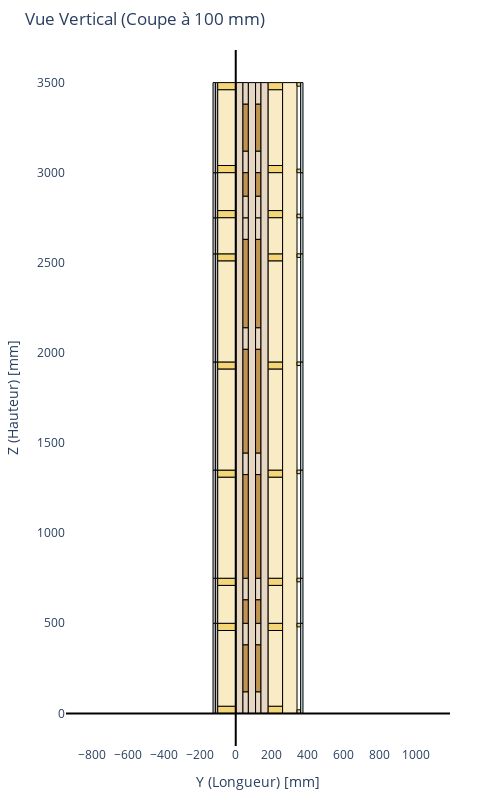

The notebook cell this image was saved under:
### Code cell
fig = fig_section_view(buildup, view_type='vertical', cut_pos=None)
fig.show()

### Figure 1 — Plotly figure (JSON) as saved in the notebook; plotly's stock layout.template omitted (floating-point values rounded to 4 significant figures)
{"data": [{"marker": {"opacity": 0}, "mode": "markers", "type": "scatter", "x": [-176, 423], "y": [-50, 3550]}], "layout": {"height": 800, "margin": {"b": 50, "l": 50, "r": 50, "t": 50}, "plot_bgcolor": "white", "shapes": [{"fillcolor": "#E6D6C2", "layer": "below", "line": {"color": "black", "width": 1}, "opacity": 1, "type": "rect", "x0": 0, "x1": 40, "y0": 0, "y1": 3500}, {"fillcolor": "#E6D6C2", "layer": "below", "line": {"color": "black", "width": 1}, "opacity": 1, "type": "rect", "x0": 40, "x1": 70, "y0": 0, "y1": 120}, {"fillcolor": "#E6D6C2", "layer": "below", "line": {"color": "black", "width": 1}, "opacity": 1, "type": "rect", "x0": 40, "x1": 70, "y0": 380, "y1": 500}, {"fillcolor": "#E6D6C2", "layer": "below", "line": {"color": "black", "width": 1}, "opacity": 1, "type": "rect", "x0": 40, "x1": 70, "y0": 630, "y1": 750}, {"fillcolor": "#E6D6C2", "layer": "below", "line": {"color": "black", "width": 1}, "opacity": 1, "type": "rect", "x0": 40, "x1": 70, "y0": 1325, "y1": 1445}, {"fillcolor": "#E6D6C2", "layer": "below", "line": {"color": "black", "width": 1}, "opacity": 1, "type": "rect", "x0": 40, "x1": 70, "y0": 2020, "y1": 2140}, {"fillcolor": "#E6D6C2", "layer": "below", "line": {"color": "black", "width": 1}, "opacity": 1, "type": "rect", "x0": 40, "x1": 70, "y0": 2630, "y1": 2750}, {"fillcolor": "#E6D6C2", "layer": "below", "line": {"color": "black", "width": 1}, "opacity": 1, "type": "rect", "x0": 40, "x1": 70, "y0": 2750, "y1": 2870}, {"fillcolor": "#E6D6C2", "layer": "below", "line": {"color": "black", "width": 1}, "opacity": 1, "type": "rect", "x0": 40, "x1": 70, "y0": 3000, "y1": 3120}, {"fillcolor": "#E6D6C2", "layer": "below", "line": {"color": "black", "width": 1}, "opacity": 1, "type": "rect", "x0": 40, "x1": 70, "y0": 3380, "y1": 3500}, {"fillcolor": "#C29453", "layer": "below", "line": {"color": "black", "width": 1}, "opacity": 1, "type": "rect", "x0": 40, "x1": 70, "y0": 120, "y1": 380}, {"fillcolor": "#C29453", "layer": "below", "line": {"color": "black", "width": 1}, "opacity": 1, "type": "rect", "x0": 40, "x1": 70, "y0": 500, "y1": 630}, {"fillcolor": "#C29453", "layer": "below", "line": {"color": "black", "width": 1}, "opacity": 1, "type": "rect", "x0": 40, "x1": 70, "y0": 750, "y1": 1325}, {"fillcolor": "#C29453", "layer": "below", "line": {"color": "black", "width": 1}, "opacity": 1, "type": "rect", "x0": 40, "x1": 70, "y0": 1445, "y1": 2020}, {"fillcolor": "#C29453", "layer": "below", "line": {"color": "black", "width": 1}, "opacity": 1, "type": "rect", "x0": 40, "x1": 70, "y0": 2140, "y1": 2630}, {"fillcolor": "#C29453", "layer": "below", "line": {"color": "black", "width": 1}, "opacity": 1, "type": "rect", "x0": 40, "x1": 70, "y0": 2870, "y1": 3000}, {"fillcolor": "#C29453", "layer": "below", "line": {"color": "black", "width": 1}, "opacity": 1, "type": "rect", "x0": 40, "x1": 70, "y0": 3120, "y1": 3380}, {"fillcolor": "#E6D6C2", "layer": "below", "line": {"color": "black", "width": 1}, "opacity": 1, "type": "rect", "x0": 70, "x1": 110, "y0": 0, "y1": 3500}, {"fillcolor": "#E6D6C2", "layer": "below", "line": {"color": "black", "width": 1}, "opacity": 1, "type": "rect", "x0": 110, "x1": 140, "y0": 0, "y1": 120}, {"fillcolor": "#E6D6C2", "layer": "below", "line": {"color": "black", "width": 1}, "opacity": 1, "type": "rect", "x0": 110, "x1": 140, "y0": 380, "y1": 500}, {"fillcolor": "#E6D6C2", "layer": "below", "line": {"color": "black", "width": 1}, "opacity": 1, "type": "rect", "x0": 110, "x1": 140, "y0": 630, "y1": 750}, {"fillcolor": "#E6D6C2", "layer": "below", "line": {"color": "black", "width": 1}, "opacity": 1, "type": "rect", "x0": 110, "x1": 140, "y0": 1325, "y1": 1445}, {"fillcolor": "#E6D6C2", "layer": "below", "line": {"color": "black", "width": 1}, "opacity": 1, "type": "rect", "x0": 110, "x1": 140, "y0": 2020, "y1": 2140}, {"fillcolor": "#E6D6C2", "layer": "below", "line": {"color": "black", "width": 1}, "opacity": 1, "type": "rect", "x0": 110, "x1": 140, "y0": 2630, "y1": 2750}, {"fillcolor": "#E6D6C2", "layer": "below", "line": {"color": "black", "width": 1}, "opacity": 1, "type": "rect", "x0": 110, "x1": 140, "y0": 2750, "y1": 2870}, {"fillcolor": "#E6D6C2", "layer": "below", "line": {"color": "black", "width": 1}, "opacity": 1, "type": "rect", "x0": 110, "x1": 140, "y0": 3000, "y1": 3120}, {"fillcolor": "#E6D6C2", "layer": "below", "line": {"color": "black", "width": 1}, "opacity": 1, "type": "rect", "x0": 110, "x1": 140, "y0": 3380, "y1": 3500}, {"fillcolor": "#C29453", "layer": "below", "line": {"color": "black", "width": 1}, "opacity": 1, "type": "rect", "x0": 110, "x1": 140, "y0": 120, "y1": 380}, {"fillcolor": "#C29453", "layer": "below", "line": {"color": "black", "width": 1}, "opacity": 1, "type": "rect", "x0": 110, "x1": 140, "y0": 500, "y1": 630}, {"fillcolor": "#C29453", "layer": "below", "line": {"color": "black", "width": 1}, "opacity": 1, "type": "rect", "x0": 110, "x1": 140, "y0": 750, "y1": 1325}, {"fillcolor": "#C29453", "layer": "below", "line": {"color": "black", "width": 1}, "opacity": 1, "type": "rect", "x0": 110, "x1": 140, "y0": 1445, "y1": 2020}, {"fillcolor": "#C29453", "layer": "below", "line": {"color": "black", "width": 1}, "opacity": 1, "type": "rect", "x0": 110, "x1": 140, "y0": 2140, "y1": 2630}, {"fillcolor": "#C29453", "layer": "below", "line": {"color": "black", "width": 1}, "opacity": 1, "type": "rect", "x0": 110, "x1": 140, "y0": 2870, "y1": 3000}, {"fillcolor": "#C29453", "layer": "below", "line": {"color": "black", "width": 1}, "opacity": 1, "type": "rect", "x0": 110, "x1": 140, "y0": 3120, "y1": 3380}, {"fillcolor": "#E6D6C2", "layer": "below", "line": {"color": "black", "width": 1}, "opacity": 1, "type": "rect", "x0": 140, "x1": 180, "y0": 0, "y1": 3500}, {"fillcolor": "#C0C0C0", "layer": "below", "line": {"color": "black", "width": 1}, "opacity": 1, "type": "rect", "x0": -113, "x1": -100, "y0": 0, "y1": 500}, {"fillcolor": "#C0C0C0", "layer": "below", "line": {"color": "black", "width": 1}, "opacity": 1, "type": "rect", "x0": -113, "x1": -100, "y0": 500, "y1": 750}, {"fillcolor": "#C0C0C0", "layer": "below", "line": {"color": "black", "width": 1}, "opacity": 1, "type": "rect", "x0": -113, "x1": -100, "y0": 750, "y1": 1350}, {"fillcolor": "#C0C0C0", "layer": "below", "line": {"color": "black", "width": 1}, "opacity": 1, "type": "rect", "x0": -113, "x1": -100, "y0": 1350, "y1": 1950}, {"fillcolor": "#C0C0C0", "layer": "below", "line": {"color": "black", "width": 1}, "opacity": 1, "type": "rect", "x0": -113, "x1": -100, "y0": 1950, "y1": 2550}, {"fillcolor": "#C0C0C0", "layer": "below", "line": {"color": "black", "width": 1}, "opacity": 1, "type": "rect", "x0": -113, "x1": -100, "y0": 2550, "y1": 2750}, {"fillcolor": "#C0C0C0", "layer": "below", "line": {"color": "black", "width": 1}, "opacity": 1, "type": "rect", "x0": -113, "x1": -100, "y0": 2750, "y1": 3000}, {"fillcolor": "#C0C0C0", "layer": "below", "line": {"color": "black", "width": 1}, "opacity": 1, "type": "rect", "x0": -113, "x1": -100, "y0": 3000, "y1": 3500}, {"fillcolor": "#C0C0C0", "layer": "below", "line": {"color": "black", "width": 1}, "opacity": 1, "type": "rect", "x0": -126, "x1": -113, "y0": 0, "y1": 500}, {"fillcolor": "#C0C0C0", "layer": "below", "line": {"color": "black", "width": 1}, "opacity": 1, "type": "rect", "x0": -126, "x1": -113, "y0": 500, "y1": 750}, {"fillcolor": "#C0C0C0", "layer": "below", "line": {"color": "black", "width": 1}, "opacity": 1, "type": "rect", "x0": -126, "x1": -113, "y0": 750, "y1": 1350}, {"fillcolor": "#C0C0C0", "layer": "below", "line": {"color": "black", "width": 1}, "opacity": 1, "type": "rect", "x0": -126, "x1": -113, "y0": 1350, "y1": 1950}, {"fillcolor": "#C0C0C0", "layer": "below", "line": {"color": "black", "width": 1}, "opacity": 1, "type": "rect", "x0": -126, "x1": -113, "y0": 1950, "y1": 2550}, {"fillcolor": "#C0C0C0", "layer": "below", "line": {"color": "black", "width": 1}, "opacity": 1, "type": "rect", "x0": -126, "x1": -113, "y0": 2550, "y1": 2750}, {"fillcolor": "#C0C0C0", "layer": "below", "line": {"color": "black", "width": 1}, "opacity": 1, "type": "rect", "x0": -126, "x1": -113, "y0": 2750, "y1": 3000}, {"fillcolor": "#C0C0C0", "layer": "below", "line": {"color": "black", "width": 1}, "opacity": 1, "type": "rect", "x0": -126, "x1": -113, "y0": 3000, "y1": 3500}, {"fillcolor": "#F4D677", "layer": "below", "line": {"color": "black", "width": 1}, "opacity": 1, "type": "rect", "x0": -100, "x1": 0, "y0": 0, "y1": 40}, {"fillcolor": "#F4D677", "layer": "below", "line": {"color": "black", "width": 1}, "opacity": 1, "type": "rect", "x0": -100, "x1": 0, "y0": 460, "y1": 500}, {"fillcolor": "#F4D677", "layer": "below", "line": {"color": "black", "width": 1}, "opacity": 1, "type": "rect", "x0": -100, "x1": 0, "y0": 710, "y1": 750}, {"fillcolor": "#F4D677", "layer": "below", "line": {"color": "black", "width": 1}, "opacity": 1, "type": "rect", "x0": -100, "x1": 0, "y0": 1310, "y1": 1350}, {"fillcolor": "#F4D677", "layer": "below", "line": {"color": "black", "width": 1}, "opacity": 1, "type": "rect", "x0": -100, "x1": 0, "y0": 1910, "y1": 1950}, {"fillcolor": "#F4D677", "layer": "below", "line": {"color": "black", "width": 1}, "opacity": 1, "type": "rect", "x0": -100, "x1": 0, "y0": 2510, "y1": 2550}, {"fillcolor": "#F4D677", "layer": "below", "line": {"color": "black", "width": 1}, "opacity": 1, "type": "rect", "x0": -100, "x1": 0, "y0": 2750, "y1": 2790}, {"fillcolor": "#F4D677", "layer": "below", "line": {"color": "black", "width": 1}, "opacity": 1, "type": "rect", "x0": -100, "x1": 0, "y0": 3000, "y1": 3040}, {"fillcolor": "#F4D677", "layer": "below", "line": {"color": "black", "width": 1}, "opacity": 1, "type": "rect", "x0": -100, "x1": 0, "y0": 3460, "y1": 3500}, {"fillcolor": "#F9EBC3", "layer": "below", "line": {"color": "black", "width": 1}, "opacity": 1, "type": "rect", "x0": -100, "x1": 0, "y0": 40, "y1": 460}, {"fillcolor": "#F9EBC3", "layer": "below", "line": {"color": "black", "width": 1}, "opacity": 1, "type": "rect", "x0": -100, "x1": 0, "y0": 500, "y1": 710}, {"fillcolor": "#F9EBC3", "layer": "below", "line": {"color": "black", "width": 1}, "opacity": 1, "type": "rect", "x0": -100, "x1": 0, "y0": 750, "y1": 1310}, {"fillcolor": "#F9EBC3", "layer": "below", "line": {"color": "black", "width": 1}, "opacity": 1, "type": "rect", "x0": -100, "x1": 0, "y0": 1350, "y1": 1910}, {"fillcolor": "#F9EBC3", "layer": "below", "line": {"color": "black", "width": 1}, "opacity": 1, "type": "rect", "x0": -100, "x1": 0, "y0": 1950, "y1": 2510}, {"fillcolor": "#F9EBC3", "layer": "below", "line": {"color": "black", "width": 1}, "opacity": 1, "type": "rect", "x0": -100, "x1": 0, "y0": 2550, "y1": 2750}, {"fillcolor": "#F9EBC3", "layer": "below", "line": {"color": "black", "width": 1}, "opacity": 1, "type": "rect", "x0": -100, "x1": 0, "y0": 2790, "y1": 3000}, {"fillcolor": "#F9EBC3", "layer": "below", "line": {"color": "black", "width": 1}, "opacity": 1, "type": "rect", "x0": -100, "x1": 0, "y0": 3040, "y1": 3460}, {"fillcolor": "#F4D677", "layer": "below", "line": {"color": "black", "width": 1}, "opacity": 1, "type": "rect", "x0": 180, "x1": 260, "y0": 0, "y1": 40}, {"fillcolor": "#F4D677", "layer": "below", "line": {"color": "black", "width": 1}, "opacity": 1, "type": "rect", "x0": 180, "x1": 260, "y0": 460, "y1": 500}, {"fillcolor": "#F4D677", "layer": "below", "line": {"color": "black", "width": 1}, "opacity": 1, "type": "rect", "x0": 180, "x1": 260, "y0": 710, "y1": 750}, {"fillcolor": "#F4D677", "layer": "below", "line": {"color": "black", "width": 1}, "opacity": 1, "type": "rect", "x0": 180, "x1": 260, "y0": 1310, "y1": 1350}, {"fillcolor": "#F4D677", "layer": "below", "line": {"color": "black", "width": 1}, "opacity": 1, "type": "rect", "x0": 180, "x1": 260, "y0": 1910, "y1": 1950}, {"fillcolor": "#F4D677", "layer": "below", "line": {"color": "black", "width": 1}, "opacity": 1, "type": "rect", "x0": 180, "x1": 260, "y0": 2510, "y1": 2550}, {"fillcolor": "#F4D677", "layer": "below", "line": {"color": "black", "width": 1}, "opacity": 1, "type": "rect", "x0": 180, "x1": 260, "y0": 2750, "y1": 2790}, {"fillcolor": "#F4D677", "layer": "below", "line": {"color": "black", "width": 1}, "opacity": 1, "type": "rect", "x0": 180, "x1": 260, "y0": 3000, "y1": 3040}, {"fillcolor": "#F4D677", "layer": "below", "line": {"color": "black", "width": 1}, "opacity": 1, "type": "rect", "x0": 180, "x1": 260, "y0": 3460, "y1": 3500}, {"fillcolor": "#F9EBC3", "layer": "below", "line": {"color": "black", "width": 1}, "opacity": 1, "type": "rect", "x0": 180, "x1": 260, "y0": 40, "y1": 460}, {"fillcolor": "#F9EBC3", "layer": "below", "line": {"color": "black", "width": 1}, "opacity": 1, "type": "rect", "x0": 180, "x1": 260, "y0": 500, "y1": 710}, {"fillcolor": "#F9EBC3", "layer": "below", "line": {"color": "black", "width": 1}, "opacity": 1, "type": "rect", "x0": 180, "x1": 260, "y0": 750, "y1": 1310}, {"fillcolor": "#F9EBC3", "layer": "below", "line": {"color": "black", "width": 1}, "opacity": 1, "type": "rect", "x0": 180, "x1": 260, "y0": 1350, "y1": 1910}, {"fillcolor": "#F9EBC3", "layer": "below", "line": {"color": "black", "width": 1}, "opacity": 1, "type": "rect", "x0": 180, "x1": 260, "y0": 1950, "y1": 2510}, {"fillcolor": "#F9EBC3", "layer": "below", "line": {"color": "black", "width": 1}, "opacity": 1, "type": "rect", "x0": 180, "x1": 260, "y0": 2550, "y1": 2750}, {"fillcolor": "#F9EBC3", "layer": "below", "line": {"color": "black", "width": 1}, "opacity": 1, "type": "rect", "x0": 180, "x1": 260, "y0": 2790, "y1": 3000}, {"fillcolor": "#F9EBC3", "layer": "below", "line": {"color": "black", "width": 1}, "opacity": 1, "type": "rect", "x0": 180, "x1": 260, "y0": 3040, "y1": 3460}, {"fillcolor": "#F9EBC3", "layer": "below", "line": {"color": "black", "width": 1}, "opacity": 1, "type": "rect", "x0": 260, "x1": 340, "y0": 0, "y1": 3500}, {"fillcolor": "#F4D677", "layer": "below", "line": {"color": "black", "width": 1}, "opacity": 1, "type": "rect", "x0": 340, "x1": 360, "y0": 0, "y1": 20}, {"fillcolor": "#F4D677", "layer": "below", "line": {"color": "black", "width": 1}, "opacity": 1, "type": "rect", "x0": 340, "x1": 360, "y0": 480, "y1": 500}, {"fillcolor": "#F4D677", "layer": "below", "line": {"color": "black", "width": 1}, "opacity": 1, "type": "rect", "x0": 340, "x1": 360, "y0": 730, "y1": 750}, {"fillcolor": "#F4D677", "layer": "below", "line": {"color": "black", "width": 1}, "opacity": 1, "type": "rect", "x0": 340, "x1": 360, "y0": 1330, "y1": 1350}, {"fillcolor": "#F4D677", "layer": "below", "line": {"color": "black", "width": 1}, "opacity": 1, "type": "rect", "x0": 340, "x1": 360, "y0": 1930, "y1": 1950}, {"fillcolor": "#F4D677", "layer": "below", "line": {"color": "black", "width": 1}, "opacity": 1, "type": "rect", "x0": 340, "x1": 360, "y0": 2530, "y1": 2550}, {"fillcolor": "#F4D677", "layer": "below", "line": {"color": "black", "width": 1}, "opacity": 1, "type": "rect", "x0": 340, "x1": 360, "y0": 2750, "y1": 2770}, {"fillcolor": "#F4D677", "layer": "below", "line": {"color": "black", "width": 1}, "opacity": 1, "type": "rect", "x0": 340, "x1": 360, "y0": 3000, "y1": 3020}, {"fillcolor": "#F4D677", "layer": "below", "line": {"color": "black", "width": 1}, "opacity": 1, "type": "rect", "x0": 340, "x1": 360, "y0": 3480, "y1": 3500}, {"fillcolor": "#BDD5D5", "layer": "below", "line": {"color": "black", "width": 1}, "opacity": 1, "type": "rect", "x0": 360, "x1": 373, "y0": 0, "y1": 500}, {"fillcolor": "#BDD5D5", "layer": "below", "line": {"color": "black", "width": 1}, "opacity": 1, "type": "rect", "x0": 360, "x1": 373, "y0": 500, "y1": 750}, {"fillcolor": "#BDD5D5", "layer": "below", "line": {"color": "black", "width": 1}, "opacity": 1, "type": "rect", "x0": 360, "x1": 373, "y0": 750, "y1": 1350}, {"fillcolor": "#BDD5D5", "layer": "below", "line": {"color": "black", "width": 1}, "opacity": 1, "type": "rect", "x0": 360, "x1": 373, "y0": 1350, "y1": 1950}, {"fillcolor": "#BDD5D5", "layer": "below", "line": {"color": "black", "width": 1}, "opacity": 1, "type": "rect", "x0": 360, "x1": 373, "y0": 1950, "y1": 2550}, {"fillcolor": "#BDD5D5", "layer": "below", "line": {"color": "black", "width": 1}, "opacity": 1, "type": "rect", "x0": 360, "x1": 373, "y0": 2550, "y1": 2750}, {"fillcolor": "#BDD5D5", "layer": "below", "line": {"color": "black", "width": 1}, "opacity": 1, "type": "rect", "x0": 360, "x1": 373, "y0": 2750, "y1": 3000}, {"fillcolor": "#BDD5D5", "layer": "below", "line": {"color": "black", "width": 1}, "opacity": 1, "type": "rect", "x0": 360, "x1": 373, "y0": 3000, "y1": 3500}], "showlegend": false, "title": {"text": "Vue Vertical (Coupe à 100 mm)"}, "width": 500, "xaxis": {"nticks": 15, "range": [-176, 423], "scaleanchor": "y", "scaleratio": 1, "showgrid": false, "tickmode": "auto", "title": {"text": "Y (Longueur) [mm]"}, "zeroline": true, "zerolinecolor": "black"}, "yaxis": {"nticks": 15, "range": [-50, 3550], "showgrid": false, "tickmode": "auto", "title": {"text": "Z (Hauteur) [mm]"}, "zeroline": true, "zerolinecolor": "black"}}}
